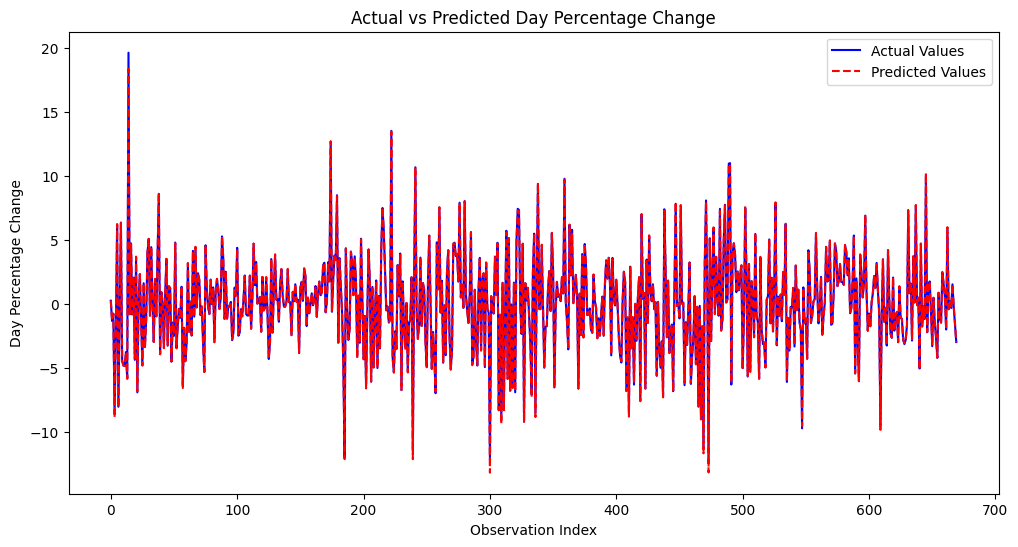

Recreate this plot in Python.
# Import necessary libraries
import pandas as pd  # For data manipulation and analysis
from sklearn.preprocessing import StandardScaler  # For standardizing data
from sklearn.model_selection import train_test_split  # For splitting data into training and testing sets
from sklearn.ensemble import GradientBoostingRegressor  # For building the regression model
from sklearn.metrics import mean_squared_error  # For evaluating the model's performance
import matplotlib.pyplot as plt  # For visualizing data
import datasets  # For loading datasets

# Load TSLA (Tesla) dataset from CodeSignal's dataset library
tesla = datasets.load_dataset('codesignal/tsla-historic-prices')

# Convert the loaded dataset to a Pandas DataFrame for easier data manipulation
tesla_df = pd.DataFrame(tesla['train'])

# Convert the 'Date' column to a datetime type for better handling of date-related operations
tesla_df['Date'] = pd.to_datetime(tesla_df['Date'])

# Create a new feature 'Previous_Close' by shifting the 'Adj Close' column by one row to get the previous day's close price
tesla_df['Previous_Close'] = tesla_df['Adj Close'].shift(1)

# Calculate the 'Day_Pct_Change' feature as the percentage change from the previous day's adjusted close to the current day's adjusted close
tesla_df['Day_Pct_Change'] = (tesla_df['Adj Close'] - tesla_df['Previous_Close']) / tesla_df['Previous_Close'] * 100

# Create a 'High_Low_Spread' feature as the difference between the high and low prices for the day
tesla_df['High_Low_Spread'] = tesla_df['High'] - tesla_df['Low']

# Create a 'Close_Prev_Close_Ratio' feature as the ratio of the current adjusted close to the previous adjusted close
tesla_df['Close_Prev_Close_Ratio'] = tesla_df['Adj Close'] / tesla_df['Previous_Close']

# Drop rows with NaN values, which result from the shift operation that created 'Previous_Close'
tesla_df.dropna(inplace=True)

# Define the features (independent variables) to be used in the model
features = ['Previous_Close', 'High_Low_Spread', 'Close_Prev_Close_Ratio']

# Define the target variable (dependent variable) to predict
target = 'Day_Pct_Change'

# Select the feature columns and target column from the DataFrame
X = tesla_df[features]  # Features (input data)
y = tesla_df[target]    # Target (output data)

# Instantiate a StandardScaler object for standardizing the features
scaler = StandardScaler()

# Fit the scaler to the features and transform them to have zero mean and unit variance
X_scaled = scaler.fit_transform(X)

# Split the data into training and testing sets with 80% for training and 20% for testing
# `shuffle=False` ensures that the data remains in its original chronological order
X_train, X_test, y_train, y_test = train_test_split(X_scaled, y, test_size=0.2, random_state=42, shuffle=False)

# Instantiate the Gradient Boosting Regressor model
# Setting various parameters like:
# n_estimators = 1000 (maximum number of boosting iterations)
# learning_rate = 0.1 (step size for each iteration)
# max_depth = 3 (maximum depth of individual trees)
# validation_fraction = 0.1 (fraction of training data for validation to monitor early stopping)
# n_iter_no_change = 10 (number of iterations without improvement to trigger early stopping)
# tol = 1e-4 (tolerance for improvement)
gbr = GradientBoostingRegressor(n_estimators=1000, learning_rate=0.1, max_depth=3,
                                random_state=42, validation_fraction=0.1,
                                n_iter_no_change=10, tol=1e-4)

# Fit the Gradient Boosting Regressor model on the training data
gbr.fit(X_train, y_train)

# Make predictions on the test data using the fitted model
y_pred = gbr.predict(X_test)

# Calculate the Mean Squared Error (MSE) between the actual test target values and the predicted values
mse = mean_squared_error(y_test, y_pred)

# Print the MSE to evaluate the model's performance
print(f'Mean Squared Error: {mse}')

# Create a new figure for plotting the actual vs predicted values
plt.figure(figsize=(12, 6))

# Plot the actual target values from the test set
plt.plot(y_test.values, label='Actual Values', color='blue')

# Plot the predicted values
plt.plot(y_pred, label='Predicted Values', color='red', linestyle='dashed')

# Set the x-axis label
plt.xlabel('Observation Index')

# Set the y-axis label
plt.ylabel('Day Percentage Change')

# Set the title of the plot
plt.title('Actual vs Predicted Day Percentage Change')

# Display the legend to differentiate between actual and predicted values
plt.legend()

# Show the plot
plt.show()
